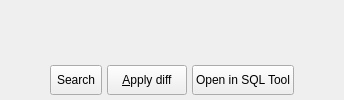
         <widget class="QWidget" name="tab_3">
          <attribute name="icon">
           <iconset resource="../../res/resources.qrc">
            <normaloff>:/icons/icons/sqlpreview.png</normaloff>:/icons/icons/sqlpreview.png</iconset>
          </attribute>
          <attribute name="title">
           <string>Diff preview</string>
          </attribute>
          <layout class="QGridLayout" name="gridLayout_5">
           <property name="leftMargin">
            <number>5</number>
           </property>
           <property name="topMargin">
            <number>5</number>
           </property>
           <property name="rightMargin">
            <number>5</number>
           </property>
           <property name="bottomMargin">
            <number>5</number>
           </property>
           <property name="spacing">
            <number>5</number>
           </property>
           <item row="2" column="0">
            <spacer name="horizontalSpacer_10">
             <property name="orientation">
              <enum>Qt::Orientation::Horizontal</enum>
             </property>
             <property name="sizeHint" stdset="0">
              <size>
               <width>40</width>
               <height>20</height>
              </size>
             </property>
            </spacer>
           </item>
           <item row="0" column="0" colspan="5">
            <widget class="QWidget" name="sqlcode_wgt" native="true">
             <property name="sizePolicy">
              <sizepolicy hsizetype="Expanding" vsizetype="Expanding">
               <horstretch>0</horstretch>
               <verstretch>0</verstretch>
              </sizepolicy>
             </property>
            </widget>
           </item>
           <item row="2" column="4">
            <spacer name="horizontalSpacer_9">
             <property name="orientation">
              <enum>Qt::Orientation::Horizontal</enum>
             </property>
             <property name="sizeHint" stdset="0">
              <size>
               <width>40</width>
               <height>20</height>
              </size>
             </property>
            </spacer>
           </item>
           <item row="2" column="2">
            <widget class="QPushButton" name="apply_on_server_btn">
             <property name="sizePolicy">
              <sizepolicy hsizetype="Fixed" vsizetype="Fixed">
               <horstretch>0</horstretch>
               <verstretch>0</verstretch>
              </sizepolicy>
             </property>
             <property name="minimumSize">
              <size>
               <width>0</width>
               <height>30</height>
              </size>
             </property>
             <property name="maximumSize">
              <size>
               <width>16777215</width>
               <height>16777215</height>
              </size>
             </property>
             <property name="toolTip">
              <string/>
             </property>
             <property name="text">
              <string>&amp;Apply diff</string>
             </property>
             <property name="icon">
              <iconset resource="../../res/resources.qrc">
               <normaloff>:/icons/icons/diff.png</normaloff>:/icons/icons/diff.png</iconset>
             </property>
             <property name="iconSize">
              <size>
               <width>28</width>
               <height>28</height>
              </size>
             </property>
             <property name="default">
              <bool>false</bool>
             </property>
            </widget>
           </item>
           <item row="2" column="3">
            <widget class="QPushButton" name="open_in_sql_tool_btn">
             <property name="sizePolicy">
              <sizepolicy hsizetype="Fixed" vsizetype="Fixed">
               <horstretch>0</horstretch>
               <verstretch>0</verstretch>
              </sizepolicy>
             </property>
             <property name="minimumSize">
              <size>
               <width>0</width>
               <height>30</height>
              </size>
             </property>
             <property name="maximumSize">
              <size>
               <width>16777215</width>
               <height>16777215</height>
              </size>
             </property>
             <property name="toolTip">
              <string>Loads the generated diff code in the destination server for manual applying.</string>
             </property>
             <property name="text">
              <string>Open in SQL Tool</string>
             </property>
             <property name="icon">
              <iconset resource="../../res/resources.qrc">
               <normaloff>:/icons/icons/sqlcode.png</normaloff>:/icons/icons/sqlcode.png</iconset>
             </property>
             <property name="iconSize">
              <size>
               <width>28</width>
               <height>28</height>
              </size>
             </property>
             <property name="autoDefault">
              <bool>false</bool>
             </property>
             <property name="default">
              <bool>false</bool>
             </property>
            </widget>
           </item>
           <item row="2" column="1">
            <widget class="QToolButton" name="search_tb">
             <property name="sizePolicy">
              <sizepolicy hsizetype="Preferred" vsizetype="Preferred">
               <horstretch>0</horstretch>
               <verstretch>0</verstretch>
              </sizepolicy>
             </property>
             <property name="toolTip">
              <string>Perform text search on the SQL code.</string>
             </property>
             <property name="text">
              <string>Search</string>
             </property>
             <property name="icon">
              <iconset resource="../../res/resources.qrc">
               <normaloff>:/icons/icons/findtext.png</normaloff>:/icons/icons/findtext.png</iconset>
             </property>
             <property name="iconSize">
              <size>
               <width>25</width>
               <height>25</height>
              </size>
             </property>
             <property name="shortcut">
              <string>Ctrl+F</string>
             </property>
             <property name="checkable">
              <bool>true</bool>
             </property>
             <property name="toolButtonStyle">
              <enum>Qt::ToolButtonStyle::ToolButtonTextBesideIcon</enum>
             </property>
            </widget>
           </item>
           <item row="1" column="0" colspan="5">
            <widget class="QWidget" name="search_wgt_parent" native="true">
             <property name="minimumSize">
              <size>
               <width>0</width>
               <height>0</height>
              </size>
             </property>
            </widget>
           </item>
          </layout>
         </widget>
